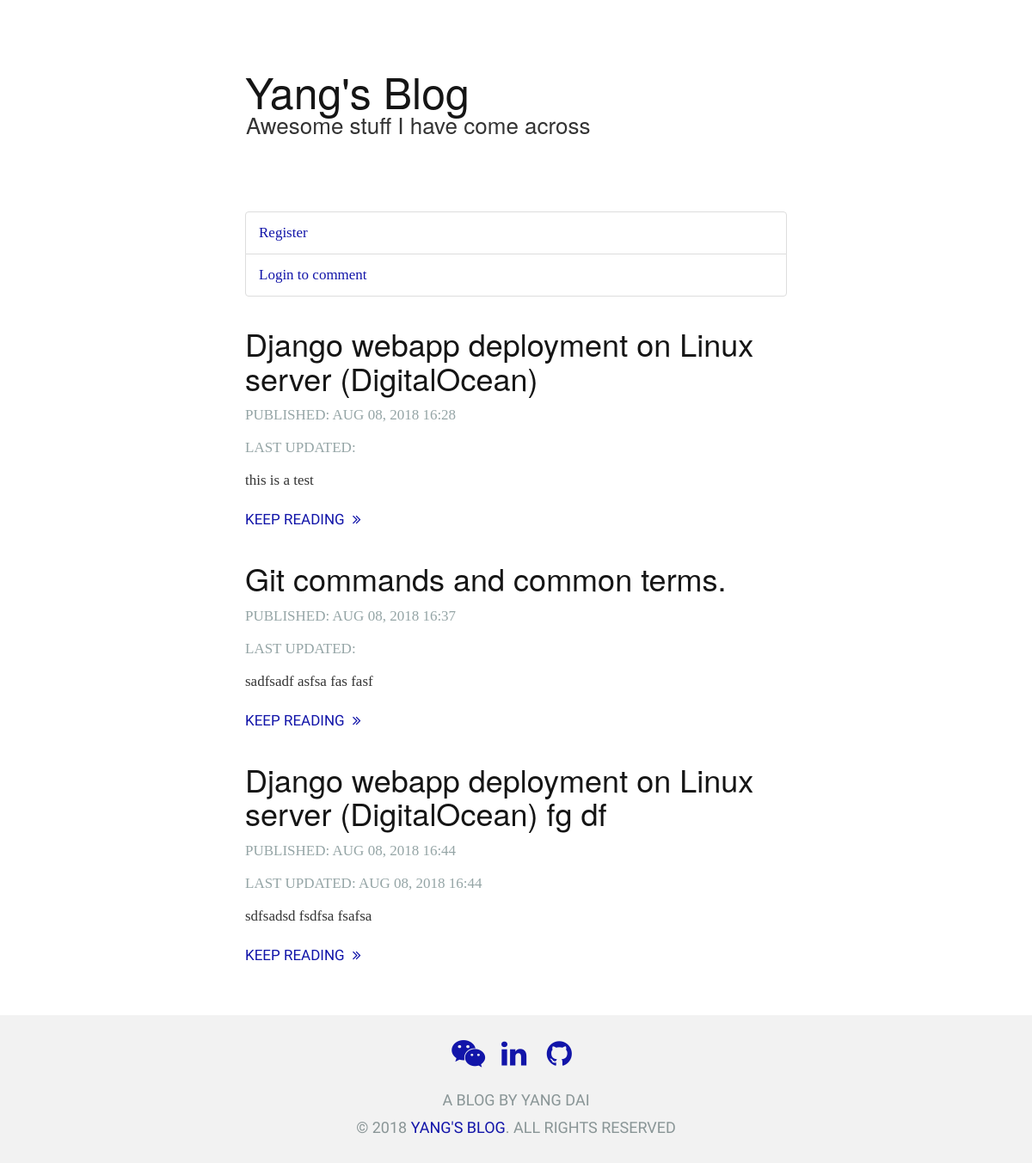
The page /blog/ on the database as committed earlier.
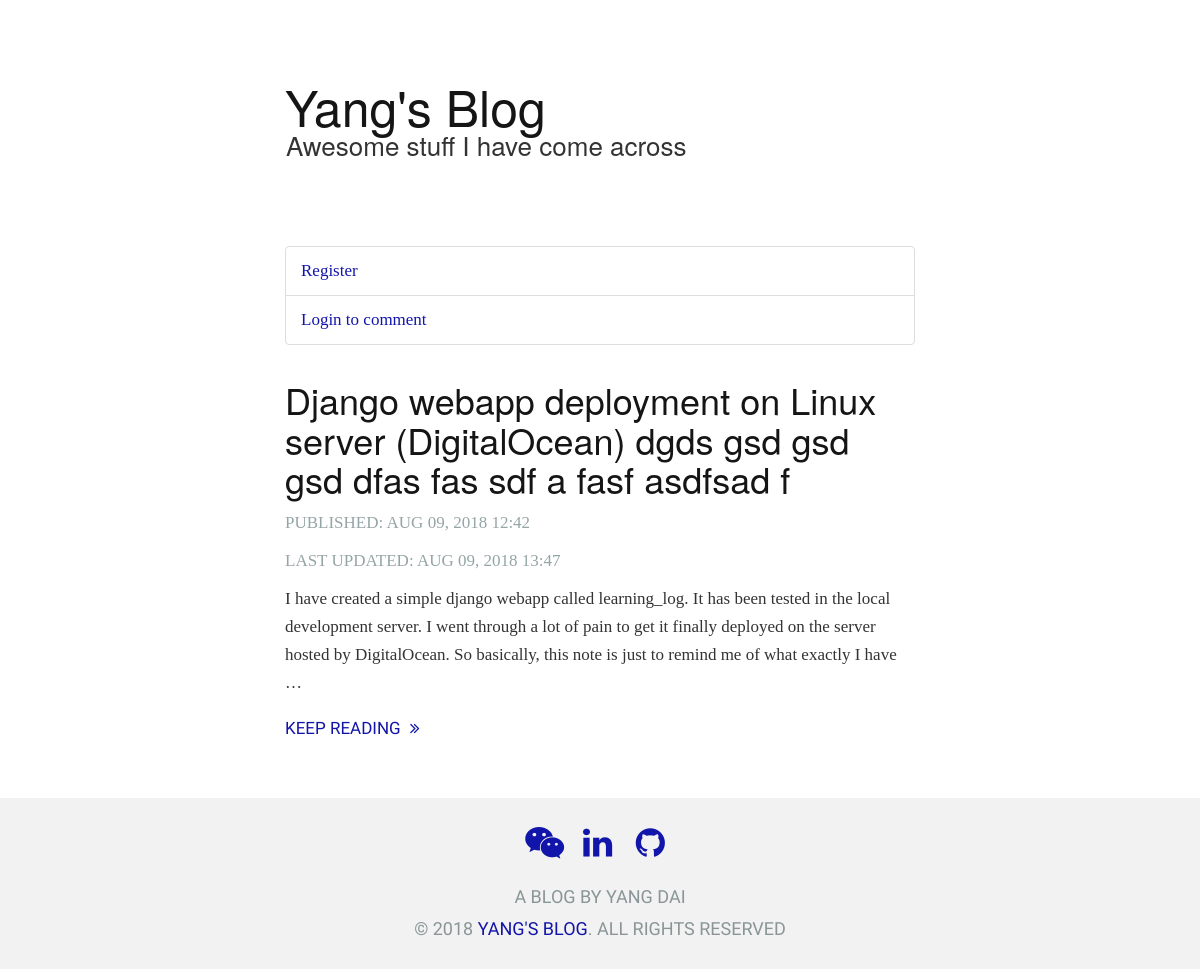
The same page on the database as committed later.
### blog/models.py (models this page shows, shortened)
class Post(models.Model):
    author = models.ForeignKey('auth.User', on_delete=models.CASCADE)
    title = models.CharField(max_length=255)
    body = models.TextField()
    created_date = models.DateTimeField(default=timezone.now)
    published_date = models.DateTimeField(blank=True, null=True)
    slug = models.SlugField(max_length=140, unique=True)
    class Meta:
        verbose_name_plural = 'posts'
    def get_absolute_url(self):
        return reverse('blog:post_detail', kwargs={'slug': self.slug})

### blog/views.py (the view)
# urls.py: path(r'', PostListView.as_view(), name='post_list'),
class PostListView(ListView):
    model = Post
    paginate_by = 10
    template_name = 'blog/post_list.html'
    def get_context_data(self, **kwargs):
        context = super().get_context_data(**kwargs)
        context['posts'] = Post.objects.all().order_by('created_date')
        return context

### blog/templates/blog/post_list.html
{% extends "blog/base.html" %}
{% block content %}
<main class="content" role="main">
  <article class="preview">
    <header>
      {% for post in posts %}
        <h1 class="post-title">
          <a href="{% url 'blog:post_detail' post.slug %}">{{ post.title }}</a>
        </h1>
        <div class="post-meta">
          <p>published: {{ post.created_date|date:'M d, Y H:i' }}</p>
          <p>Last Updated: {{ post.published_date|date:'M d, Y H:i' }}</p>
        </div>
        {% autoescape off %}
          <p>{{ post.body|truncatewords:50 }}</p>
        {% endautoescape %}
        <p class="readmore">
          <a href="{{ post.get_absolute_url }}">Keep reading
            <i class="fa fa-angle-double-right" style="padding-left: 5px;"></i>
          </a>
        </p>
      {% endfor %}
    </header>
  </article>
</main>
{% endblock %}

### blog/templates/blog/base.html (shortened to what this page needs)
{% load bootstrap3 %}
{% load static %}
<!DOCTYPE html>
<html lang="en">
<head>
  <link rel="stylesheet" href="{% static 'blog/css/style.css' %}">
  <link href="{% static 'home/css/font-awesome/css/font-awesome.min.css' %}" rel="stylesheet" type="text/css">
  {% bootstrap_css %}
  <link rel="stylesheet" href="http://cdnjs.cloudflare.com/ajax/libs/normalize/4.0.0/normalize.min.css">
</head>
<body class="tag-template tag-technical-blogs">
  <header id="site-head">
    <h1 class="blog-title"><a href="{% url 'home:index' %}">Yang's Blog</a></h1>
    <h1 class="blog-subtitle">Awesome stuff I have come across
    </h1>
    <ul class="list-group">
      {% if user.is_authenticated %}
        <li class="list-group-item"><a>Hello, {{ user.username }}</a></li>
        <li class="list-group-item"><a href="{% url 'users:logout' %}">log out</a></li>
      {% else %}
        <li class="list-group-item"><a href="{% url 'users:register' %}">Register</a></li>
        <li class="list-group-item"><a href="{% url 'users:login' %}">Login to comment</a></li>
      {% endif %}
    </ul>
  </header>
{% block content %}
{% endblock %}
</body>
<footer class="site-footer">
  <div class="inner">
    <section class="footer-social">
      <a href="{% static 'home/images/wechat.jpg' %}" target="_blank" rel="noopener" title="Wechat"><i class="fa fa-2x fa-fw fa-wechat"></i> <span class="hidden">Twitter</span></a>
      <a href="https://www.linkedin.com/in/yangdai713" target="_blank" rel="noopener" title="Linkedin"><i class="fa fa-2x fa-fw fa-linkedin"></i> <span class="hidden">RSS</span></a>
      <a href="https://github.com/superyang713" target="_blank" rel="noopener" title="Github"><i class="fa fa-2x fa-fw fa-github"></i> <span class="hidden">Github</span></a>
    </section>
    <section class="footer-author">A blog by Yang Dai</section>
    <section class="copyright">© 2018 <a href="http://www.yangdai.info">Yang's Blog</a>. All rights reserved</section>
  </div>
</footer>
</html>

### blog/static/blog/css/style.css (style rules this page uses)
body { background-color: #ffffff; color: #596364; font-size: 15px; font-weight: 100; line-height: 1.6em; margin: 0; padding: 0; -webkit-font-smoothing: subpixel-antialiased; -webkit-tap-highlight-color: rgba(0,0,0,0); }
h1, h2, h3, h4, h5, h6, p, li, dt, dd { font-family: "Merriweather", serif; }
h1, .post-meta { text-align: left; }
a, a:visited { text-decoration: none; transition: color ease 0.7s; -webkit-transition: color ease 0.7s; }
p, li, dt, dd { font-size: 17px; font-weight: 100; line-height: 28px; }
li { padding-left: 0.8em; }
h1 { color: #151515; font-family: "Roboto Slab", serif; font-size: 36px; font-weight: 400; line-height: 42px; margin: 0; padding: 0; }
#site-head, article, article.preview, a.archive-link, .article-nav { margin: 20px auto; max-width: 630px; width: 90%; }
article.preview { margin-bottom: 4em; }
article.preview p.readmore { font-family: "Open Sans Condensed", sans-serif; margin-top: 1em; text-transform: uppercase; font-weight: 400; }
h1.blog-title { font-size: 50px; line-height: 52px; margin-top: 80px; margin-bottom: 5px; padding: 0; text-align: left; }
h1.blog-title a, h1.blog-title a:focus, h1.blog-title a:hover { color: #151515; text-decoration: none; }
h1.blog-subtitle { font-size: 26px; line-height: 32px; margin-top: -8px; margin-bottom: 85px; margin-left: 1px; padding: 0; }
.post-meta { color: #95a5a6; font-family: "Open Sans Condensed", sans-serif; font-size: 18px; font-weight: 300; margin-top: 0.3em; text-transform: uppercase; }
h1.post-title { margin-top: 35px; }
h1.post-title a, h1.blog-title a { color: #151515; transition: color ease 0.7s; -webkit-transition: color ease 0.7s; }
footer { background: rgba(0, 0, 0, 0.05); margin: 4em 0 0; padding: 2em 0; text-align: center; }
footer section { font-family: "Open Sans Condensed", sans-serif; font-weight: 300; font-size: 18px; margin: 0 auto; max-width: 630px; text-transform: uppercase; width: 90%; }
a, a:active, a:focus { outline: none; }
.site-footer { color: #899596; }
section.footer-social { margin-bottom: 23px; font-size: 17px; letter-spacing: 5px; }
section.footer-author { margin-bottom: 6px; }

### blog/templates/blog/base.html (style rules this page uses)
a, a:visited { color: #1215a9; }

Rows that differ between the two databases and show on the page:
removed Post: title "Git commands and common terms.", created_date "AUG 08, 2018 16:37", body "sadfsadf asfsa fas fasf"
removed Post: title "Django webapp deployment on Linux server (DigitalOcean) fg df", created_date "AUG 08, 2018 16:44", published_date "AUG 08, 2018 16:44", body "sdfsadsd fsdfsa fsafsa"
changed Post: title "Django webapp deployment on Linux server (DigitalOcean)" → "Django webapp deployment on Linux server (DigitalOcean) dgds gsd gsd gsd dfas fas sdf a fasf asdfsad f"; created_date "AUG 08, 2018 16:28" → "AUG 09, 2018 12:42"; published_date (not shown) → "AUG 09, 2018 13:47"; body "this is a test" → "I have created a simple django webapp called learning_log. It has been tested in the local development server. I went through a lot of pain to get it finally deployed on the server hosted by DigitalOcean. So basically, this note is just to remind me of what exactly I have …"
